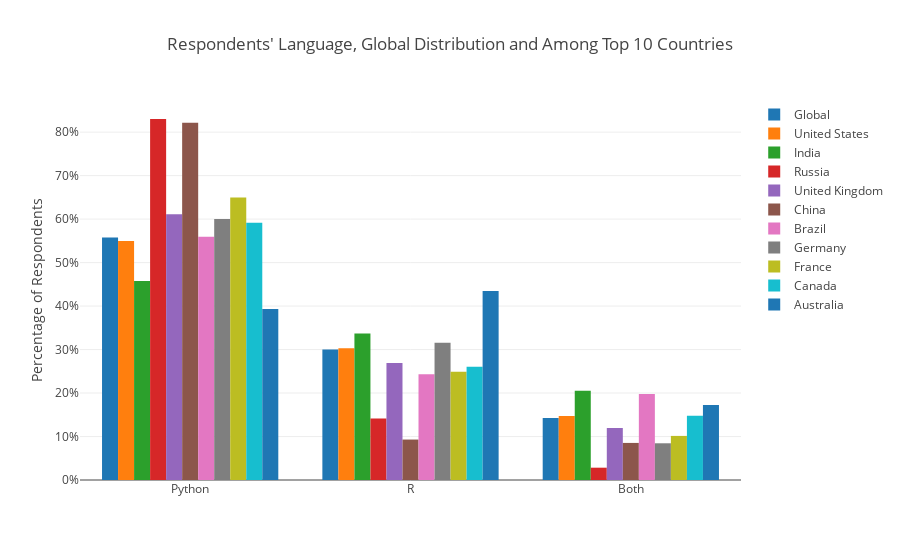

Here is the notebook cell this chart was saved with:
### Code cell
trace0 = go.Bar(
    x=language_df["Language"].value_counts(normalize=True).index,
    y=language_df['Language'].value_counts(normalize=True).values,
    name = 'Global'
)

trace1 = go.Bar(
    x=language_df[language_df.Country == top_country[0]]["Language"].value_counts(normalize=True).index,
    y=language_df[language_df.Country == top_country[0]]['Language'].value_counts(normalize=True).values,
    name = top_country[0]
)

trace2 = go.Bar(
    x=language_df[language_df.Country == top_country[1]]["Language"].value_counts(normalize=True).index,
    y=language_df[language_df.Country == top_country[1]]['Language'].value_counts(normalize=True).values,
    name = top_country[1]
)

trace3 = go.Bar(
    x=language_df[language_df.Country == top_country[2]]["Language"].value_counts(normalize=True).index,
    y=language_df[language_df.Country == top_country[2]]['Language'].value_counts(normalize=True).values,
    name = top_country[2]
)
trace4 = go.Bar(
    x=language_df[language_df.Country == top_country[3]]["Language"].value_counts(normalize=True).index,
    y=language_df[language_df.Country == top_country[3]]['Language'].value_counts(normalize=True).values,
    name = top_country[3]
)
trace5 = go.Bar(
    x=language_df[language_df.Country == top_country[4]]["Language"].value_counts(normalize=True).index,
    y=language_df[language_df.Country == top_country[4]]['Language'].value_counts(normalize=True).values,
    name = 'China'
)
trace6 = go.Bar(
    x=language_df[language_df.Country == top_country[5]]["Language"].value_counts(normalize=True).index,
    y=language_df[language_df.Country == top_country[5]]['Language'].value_counts(normalize=True).values,
    name = top_country[5]
)
trace7 = go.Bar(
    x=language_df[language_df.Country == top_country[6]]["Language"].value_counts(normalize=True).index,
    y=language_df[language_df.Country == top_country[6]]['Language'].value_counts(normalize=True).values,
    name = top_country[6]
)
trace8 = go.Bar(
    x=language_df[language_df.Country == top_country[7]]["Language"].value_counts(normalize=True).index,
    y=language_df[language_df.Country == top_country[7]]['Language'].value_counts(normalize=True).values,
    name = top_country[7]
)
trace9 = go.Bar(
    x=language_df[language_df.Country == top_country[8]]["Language"].value_counts(normalize=True).index,
    y=language_df[language_df.Country == top_country[8]]['Language'].value_counts(normalize=True).values,
    name = top_country[8]
)
trace10 = go.Bar(
    x=language_df[language_df.Country == top_country[9]]["Language"].value_counts(normalize=True).index,
    y=language_df[language_df.Country == top_country[9]]['Language'].value_counts(normalize=True).values,
    name = top_country[9]
)
data = [trace0, trace1, trace2, trace3, trace4, trace5, trace6, trace7, trace8, trace9, trace10]

layout = go.Layout(
    title = "Respondents' Language, Global Distribution and Among Top 10 Countries",
    barmode = "group",
    yaxis=dict(tickformat=".0%", title="Percentage of Respondents")
)

fig = dict( data=data, layout=layout )
plotly.offline.iplot(fig, validate=False, filename='LanguageDistribution')

# Save the imLanguage
plotly.plotly.image.save_as(fig, filename='LanguageDistribution.png')

### Figure 1 — Plotly figure (JSON) as saved in the notebook; plotly's stock layout.template omitted (floating-point values rounded to 4 significant figures)
{"data": [{"name": "Global", "type": "bar", "x": ["Python", "R", "Both"], "y": [0.5575, 0.3001, 0.1424]}, {"name": "United States", "type": "bar", "x": ["Python", "R", "Both"], "y": [0.5499, 0.3032, 0.147]}, {"name": "India", "type": "bar", "x": ["Python", "R", "Both"], "y": [0.4579, 0.3371, 0.2051]}, {"name": "Russia", "type": "bar", "x": ["Python", "R", "Both"], "y": [0.8302, 0.1415, 0.0283]}, {"name": "United Kingdom", "type": "bar", "x": ["Python", "R", "Both"], "y": [0.6111, 0.2692, 0.1197]}, {"name": "China", "type": "bar", "x": ["Python", "R", "Both"], "y": [0.8217, 0.09302, 0.08527]}, {"name": "Brazil", "type": "bar", "x": ["Python", "R", "Both"], "y": [0.5593, 0.2429, 0.1977]}, {"name": "Germany", "type": "bar", "x": ["Python", "R", "Both"], "y": [0.6, 0.3156, 0.08444]}, {"name": "France", "type": "bar", "x": ["Python", "R", "Both"], "y": [0.6498, 0.2488, 0.1014]}, {"name": "Canada", "type": "bar", "x": ["Python", "R", "Both"], "y": [0.5917, 0.2604, 0.1479]}, {"name": "Australia", "type": "bar", "x": ["R", "Python", "Both"], "y": [0.4345, 0.3931, 0.1724]}], "layout": {"barmode": "group", "title": "Respondents' Language, Global Distribution and Among Top 10 Countries", "yaxis": {"tickformat": ".0%", "title": "Percentage of Respondents"}}}
